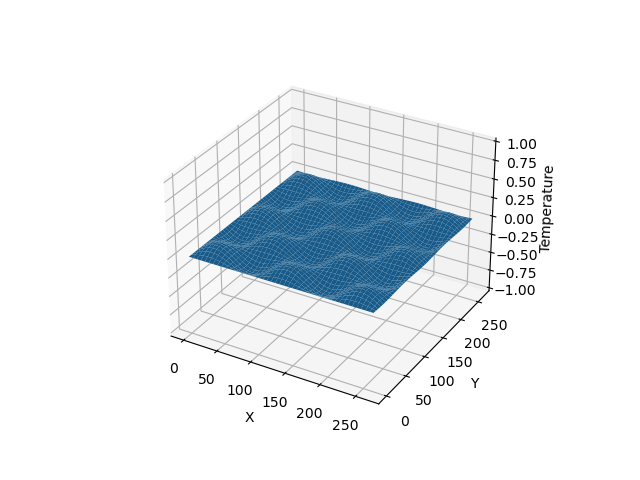

Python code for this plot:
#!/usr/bin/env python3
import numpy as np
from mpl_toolkits.mplot3d import Axes3D
# Axes3D import has side effects, it enables using projection='3d' in add_subplot
import matplotlib.pyplot as plt
import csv
import sys

with open(sys.argv[1], 'r') as fid:
    csv_reader = csv.reader(fid, delimiter=',')
    rows = [r for r in csv_reader]

x_dim = int(rows[0][0])
y_dim = int(rows[1][0])
data = np.array(rows[2][:-1], dtype=np.float)

x = np.arange(x_dim)
y = np.arange(y_dim)
X, Y = np.meshgrid(x, y)
Z = data.reshape(X.shape)

fig = plt.figure()
ax = fig.add_subplot(111, projection='3d')

ax.plot_surface(X, Y, Z)

ax.set_xlabel('X')
ax.set_ylabel('Y')
ax.set_zlabel('Temperature')
ax.set_zlim(-1, 1)

plt.savefig("plot.png")
